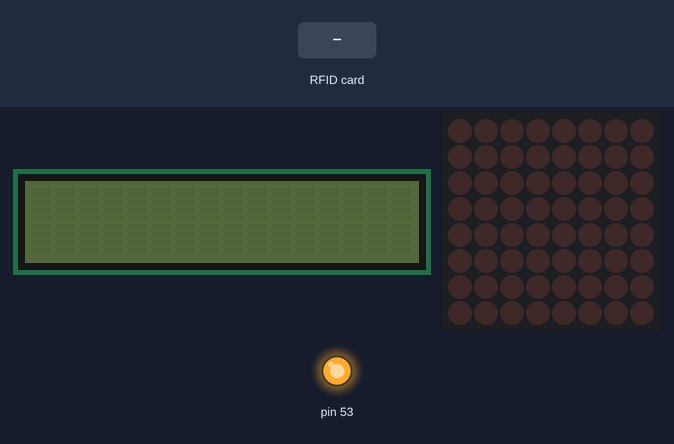
Bench run of a sketch on a simulated Arduino Mega 2560, built with avr-gcc and run on an emulated ATmega2560. On the bench: 16×2 character LCD, 8×8 LED matrix, output pins drawn as LEDs (lit = HIGH). The inputs (shaded band) are chosen by the test bench. What the sketch prints to the serial monitor is not drawn.

Above: at 1.2 s.
1.3 s: RFID card 5E 7A 19 C4 held to the reader
At 10.8 s:
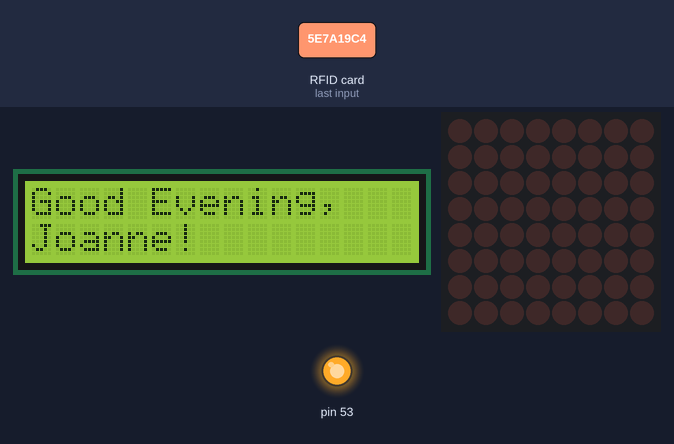
At 13.5 s:
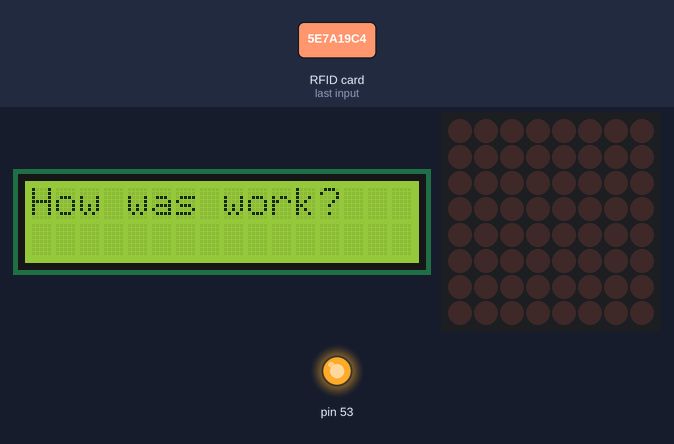
21.2 s: RFID card 5E 7A 19 C4 held to the reader
At 28.7 s:
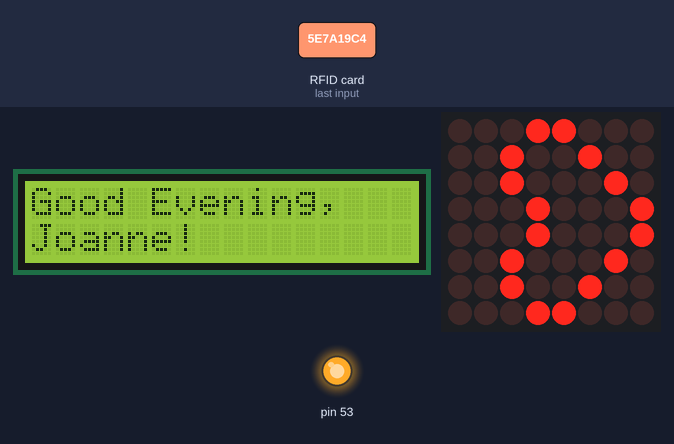
Timing chart, 0 to 30.2 s (numbered marks = the images above; inputs shaded):
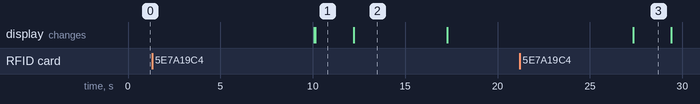

The sketch:

MEGAcardreader.ino
```cpp
#include <RFID.h>

/*
PINOUT:
RC522 MODULE    Uno/Nano     MEGA
SDA             D10          D9
SCK             D13          D52
MOSI            D11          D51
MISO            D12          D50
IRQ             N/A          N/A
GND             GND          GND
RST             D9           D8
3.3V            3.3V         3.3V
*/
/* Include the standard Arduino SPI library */
#include <SPI.h>
/* Include the RFID library */
#include <RFID.h>

/* Define the DIO used for the SDA (SS) and RST (reset) pins. */
#define SDA_DIO 9
#define RESET_DIO 8
/* Create an instance of the RFID library */
RFID RC522(SDA_DIO, RESET_DIO);


// include the library code:
#include <LiquidCrystal.h>

#include "LedControl.h"
LedControl lc=LedControl(36,38,40,1);

// initialize the library with the numbers of the interface pins
LiquidCrystal lcd(32, 30, 28, 26, 24, 22);


void setup()

{
lc.shutdown(0,false);
lc.setIntensity(0,8);

  Serial.begin(9600);
  /* Enable the SPI interface */
  SPI.begin();
  /* Initialise the RFID reader */
  RC522.init();


}

void loop()
{
  /* Has a card been detected? */
  if (RC522.isCard())
  {
    /* If so then get its serial number */

    RC522.readCardSerial();
    Serial.println("Card detected:");
    for(int i=0;i<5;i++)
    {
    Serial.print(RC522.serNum[i],DEC);
    //Serial.print(RC522.serNum[i],HEX); //to print card detail in Hexa Decimal format
    }
    Serial.println();
    Serial.println();


  lcd.begin(16, 2);
  lcd.print("Good Evening,");
  lcd.setCursor(0, 1);
  lcd.print("Joanne!");
  delay(2000);
  lcd.begin(16, 2);
  lcd.print("How was work?");
  delay(5000);
  lcd.begin(16, 2);
  lcd.print("That's nice dear.");

  lc.setLed(0,3,7,true);
  lc.setLed(0,2,6,true);
  lc.setLed(0,1,5,true);
  lc.setLed(0,0,4,true);
  lc.setLed(0,0,3,true);
  lc.setLed(0,1,2,true);
  lc.setLed(0,2,2,true);
  lc.setLed(0,3,3,true);
  lc.setLed(0,4,3,true);
  lc.setLed(0,5,2,true);
  lc.setLed(0,6,2,true);
  lc.setLed(0,7,3,true);
  lc.setLed(0,7,4,true);
  lc.setLed(0,6,5,true);
  lc.setLed(0,5,6,true);
  lc.setLed(0,4,7,true);
  }


  delay(10000);

}
```

Measured:
- after the input at 1.3 s, the display: first changes after 8.8 s (image 1 shows a later state)
- after the input at 21.2 s, the display: changes after 6.1 s (image 3)
- what the display in image 1 shows lasts 2.1 s, from 10.1 s to 12.2 s
- what the display in image 2 shows lasts 5.1 s, from 12.2 s to 17.3 s
